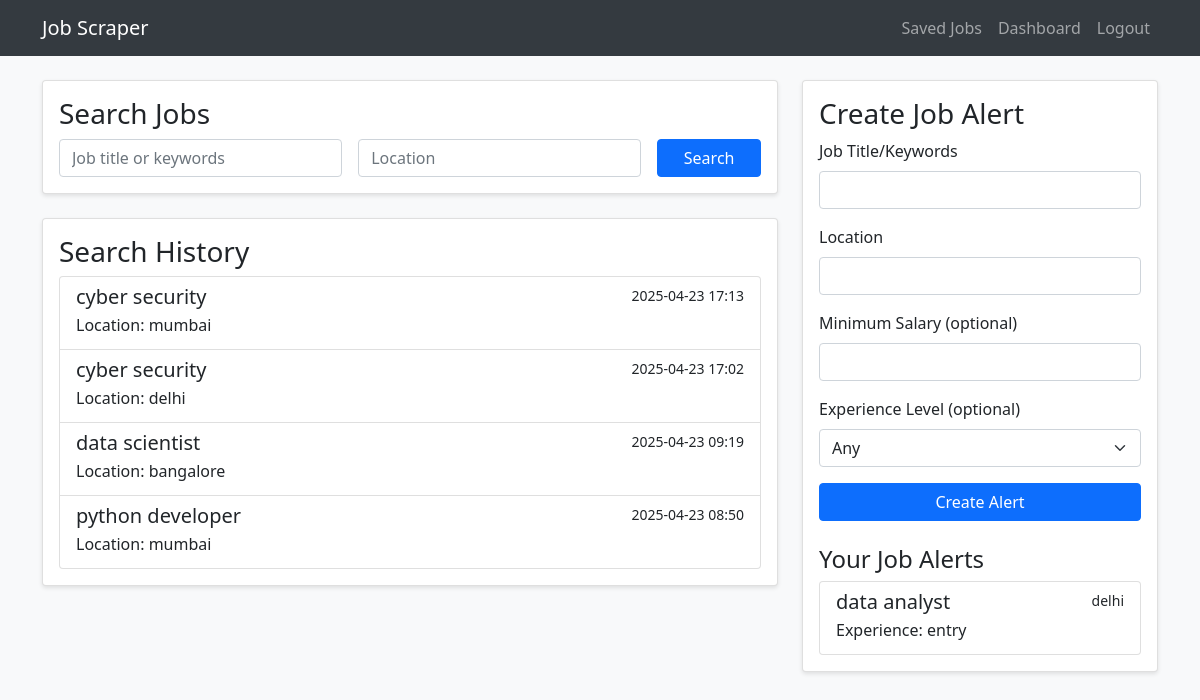
The page /dashboard (signed in) on the database its author committed.
### app.py (models this page shows)
class SearchHistory(db.Model):
    id = db.Column(db.Integer, primary_key=True)
    keyword = db.Column(db.String(200), nullable=False)
    location = db.Column(db.String(200))
    timestamp = db.Column(db.DateTime, default=datetime.utcnow)
    user_id = db.Column(db.Integer, db.ForeignKey('user.id'), nullable=False)

class JobAlert(db.Model):
    id = db.Column(db.Integer, primary_key=True)
    keyword = db.Column(db.String(200), nullable=False)
    location = db.Column(db.String(200))
    min_salary = db.Column(db.Integer)
    experience = db.Column(db.String(100))
    user_id = db.Column(db.Integer, db.ForeignKey('user.id'), nullable=False)

### app.py (the view)
@app.route('/dashboard')
@login_required
def dashboard():
    search_history = SearchHistory.query.filter_by(user_id=current_user.id).order_by(SearchHistory.timestamp.desc()).all()
    job_alerts = JobAlert.query.filter_by(user_id=current_user.id).all()
    return render_template('dashboard.html', search_history=search_history, job_alerts=job_alerts)

### app.py (called while the page is built)
@login_manager.user_loader
def load_user(user_id):
    return User.query.get(int(user_id))

### templates/dashboard.html (shortened to what this page needs)
{% extends "base.html" %}
{% block content %}
<div class="row">
    <div class="col-md-8">
        <div class="card mb-4">
            <div class="card-body">
                <h3 class="card-title">Search Jobs</h3>
                <form action="{{ url_for('search') }}" method="POST">
                    <div class="row g-3">
                        <div class="col-md-5">
                            <input type="text" class="form-control" name="keyword" placeholder="Job title or keywords" required>
                        </div>
                        <div class="col-md-5">
                            <input type="text" class="form-control" name="location" placeholder="Location" required>
                        </div>
                        <div class="col-md-2">
                            <button type="submit" class="btn btn-primary w-100">Search</button>
                        </div>
                    </div>
                </form>
            </div>
        </div>
        <div class="card">
            <div class="card-body">
                <h3 class="card-title">Search History</h3>
                {% if search_history %}
                    <div class="list-group">
                        {% for search in search_history %}
                            <div class="list-group-item">
                                <div class="d-flex w-100 justify-content-between">
                                    <h5 class="mb-1">{{ search.keyword }}</h5>
                                    <small>{{ search.timestamp.strftime('%Y-%m-%d %H:%M') }}</small>
                                </div>
                                <p class="mb-1">Location: {{ search.location }}</p>
                            </div>
                        {% endfor %}
                    </div>
                {% else %}
                    <p>No search history yet.</p>
                {% endif %}
            </div>
        </div>
    </div>
    <div class="col-md-4">
        <div class="card">
            <div class="card-body">
                <h3 class="card-title">Create Job Alert</h3>
                <form action="{{ url_for('create_alert') }}" method="POST">
                    <div class="mb-3">
                        <label for="keyword" class="form-label">Job Title/Keywords</label>
                        <input type="text" class="form-control" id="keyword" name="keyword" required>
                    </div>
                    <div class="mb-3">
                        <label for="location" class="form-label">Location</label>
                        <input type="text" class="form-control" id="location" name="location" required>
                    </div>
                    <div class="mb-3">
                        <label for="min_salary" class="form-label">Minimum Salary (optional)</label>
                        <input type="number" class="form-control" id="min_salary" name="min_salary">
                    </div>
                    <div class="mb-3">
                        <label for="experience" class="form-label">Experience Level (optional)</label>
                        <select class="form-select" id="experience" name="experience">
                            <option value="">Any</option>
                        </select>
                    </div>
                    <button type="submit" class="btn btn-primary w-100">Create Alert</button>
                </form>
                <h4 class="mt-4">Your Job Alerts</h4>
                {% if job_alerts %}
                    <div class="list-group">
                        {% for alert in job_alerts %}
                            <div class="list-group-item">
                                <div class="d-flex w-100 justify-content-between">
                                    <h5 class="mb-1">{{ alert.keyword }}</h5>
                                    <small>{{ alert.location }}</small>
                                </div>
                                {% if alert.experience %}
                                    <p class="mb-1">Experience: {{ alert.experience }}</p>
                                {% endif %}
                            </div>
                        {% endfor %}
                    </div>
                {% else %}
                    <p>No job alerts yet.</p>
                {% endif %}
            </div>
        </div>
    </div>
</div>
{% endblock %}

### templates/base.html (style rules this page uses)
body { padding-top: 2rem; background-color: #f8f9fa; }
.card { margin-bottom: 1rem; box-shadow: 0 2px 4px rgba(0,0,0,0.1); }

### rows shown on the page
SearchHistory: keyword "cyber security", timestamp "2025-04-23 17:13", location "mumbai"
SearchHistory: keyword "cyber security", timestamp "2025-04-23 17:02", location "delhi"
SearchHistory: keyword "data scientist", timestamp "2025-04-23 09:19", location "bangalore"
SearchHistory: keyword "python developer", timestamp "2025-04-23 08:50", location "mumbai"
JobAlert: keyword "data analyst", location "delhi", experience "entry"
